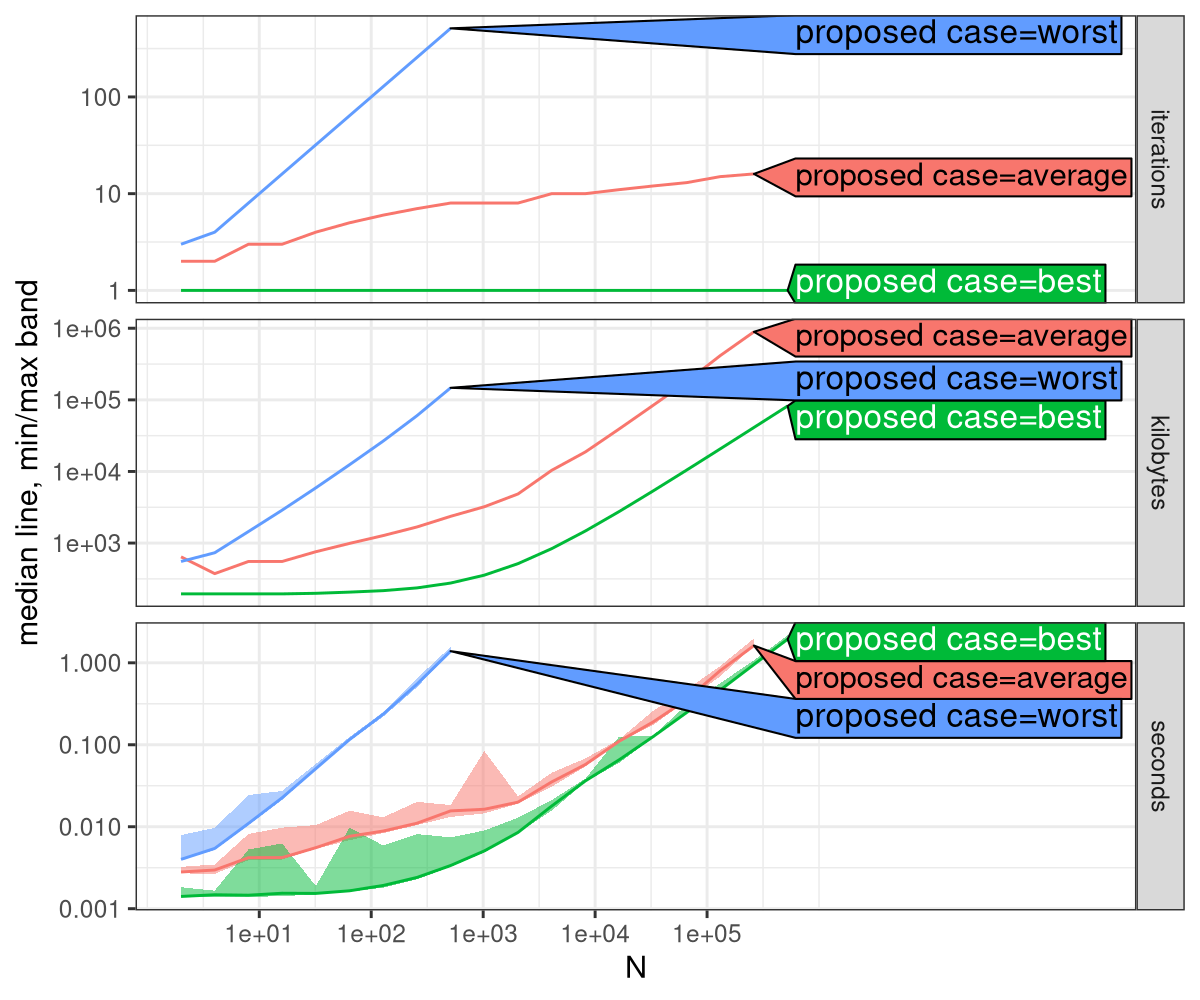

This chart was generated by the following R code:
library(data.table)
library(ggplot2)
ares <- readRDS("figure-atime-cases-data.rds")

png("figure-atime-cases.png", width=6, height=5, units="in", res=200)
plot(ares)
dev.off()

aref <- atime::references_best(ares)
png("figure-atime-cases-ref.png", width=8, height=5, units="in", res=200)
plot(aref)
dev.off()

apred <- predict(aref, seconds=1, kilobytes=1e4)
png("figure-atime-cases-pred.png", width=6, height=5, units="in", res=200)
plot(apred)+geom_blank(aes(10,5), data=data.table(unit="seconds"))
dev.off()
